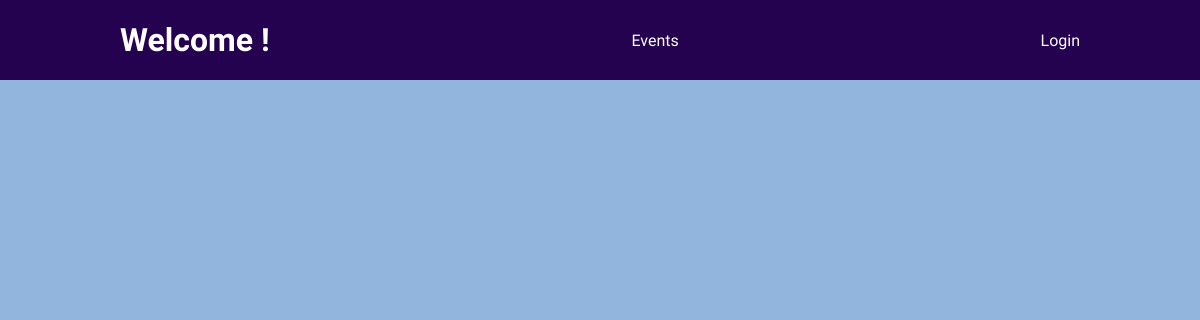
The page /events on the database as committed earlier.
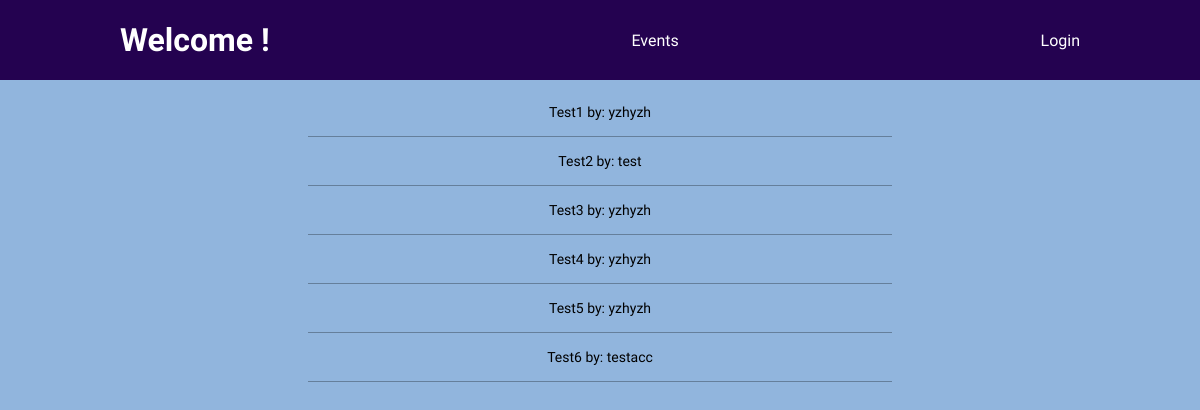
The same page on the database as committed later.
### blog/models.py (models this page shows, shortened)
class Post(models.Model):
    title = models.CharField(max_length=255, unique=True)
    content = models.TextField(default="")
    created_on = models.DateTimeField(auto_now_add=True)
    last_modified = models.DateTimeField(auto_now=True)
    author = models.ForeignKey(User, on_delete=models.CASCADE)
    image = models.ImageField(upload_to = image_url)
    slug = models.SlugField(default="", unique=True)
    attending = models.ManyToManyField(User, default=None, related_name="attend_event")
    likes = models.ManyToManyField(User, default=None, related_name="post_likes")

### blog/views.py (the view)
# urls.py: path("events", views.start, name='posts-page'),
def start(request):
    blog_posts = Post.objects.all()
    return render(request, 'blog/start.html', {
        "posts": blog_posts
    })

### blog/templates/blog/start.html (shortened to what this page needs)
{% extends "base.html" %}
{% load static %}
{% block css_files %}
    <link rel="stylesheet" href="{% static "blog/posts.css" %}">
{% endblock %}
{% block body_contents %}
    {% include "./includes/header.html" %}
    <ul class='blog-list'>
        {% for post in posts %}
            <li><a href="{% url "post-detail-page" post.slug %}"> {{ post.title|title }} by: {{post.author}}</li>
        {% endfor %}
    </ul>
{% endblock %}

### templates/base.html (shortened to what this page needs)
{% load static %}
<html>
<head>
    <link rel="stylesheet" href="{% static "style.css" %}">
    {% block css_files %} {% endblock %}
</head>
<body>
    {% block body_contents %}
    {% endblock %}
</body>
</html>

### blog/templates/blog/includes/header.html (shortened to what this page needs)
{% load static %}
<header id="main-navigation">
<h1><a href="{% url "index" %}">Welcome {{user.username}}!</a></h1>
<div class = "events-dropdown">
    <p class = "events-dropbtn">Events</p>
</div>
{% if user.is_authenticated %}
    <div class = 'account-dropdown'>
        <p class = 'account-dropbtn'>Account</p>
        <div class = 'account-dropdown-content'>
            <a href = "{%url "profile" %}">Edit Profile</a>
            <a href = "{%url "update_password" %}">Update Password</a>
            <a href = "{%url "logout" %}">Logout</a>
        </div>
    </div>
{% else %}
    <a href="{% url "login" %}">Login</a>
{% endif %}
<link rel="stylesheet" href="{% static "blog/includes/header.css" %}">
</header>

### static/style.css (style rules this page uses)
html { font-family: 'Raleway', sans-serif; background-color: rgb(145, 181, 221); }
body { margin: 0; }
pre, p { font-family: 'Raleway', sans-serif; }

### blog/static/blog/posts.css (style rules this page uses)
ul { list-style: none; padding: 0.5rem; margin: auto; }
li { margin: .5rem; font-size: 14; border-bottom: 1px solid rgba(0, 0, 0, 0.3); padding-bottom: 1rem; text-align: center; }
a { text-decoration: none; color: black; }
.blog-list { margin-top: 5rem; display: flex; flex-direction: column; max-width: 50%; justify-content: center; padding: 1rem; }

### blog/static/blog/includes/header.css (style rules this page uses)
header a { color: white; display: flex; justify-content: center; align-items: center; text-decoration: none; }
#main-navigation { width: 80%; height: 5rem; display: flex; justify-content: space-between; align-items: center; padding: 0 10%; position: fixed; z-index: 999; top: 0; left: 0; background: #240250; }
.account-dropbtn , .events-dropbtn { color: white; padding: 16px; font-size: 16px; border: none; }

Rows that differ between the two databases and show on the page:
added Post: title "Test1", author "yzhyzh"
added Post: title "Test2", author "test"
added Post: title "Test3", author "yzhyzh"
added Post: title "Test4", author "yzhyzh"
added Post: title "Test5", author "yzhyzh"
added Post: title "Test6", author "testacc"
